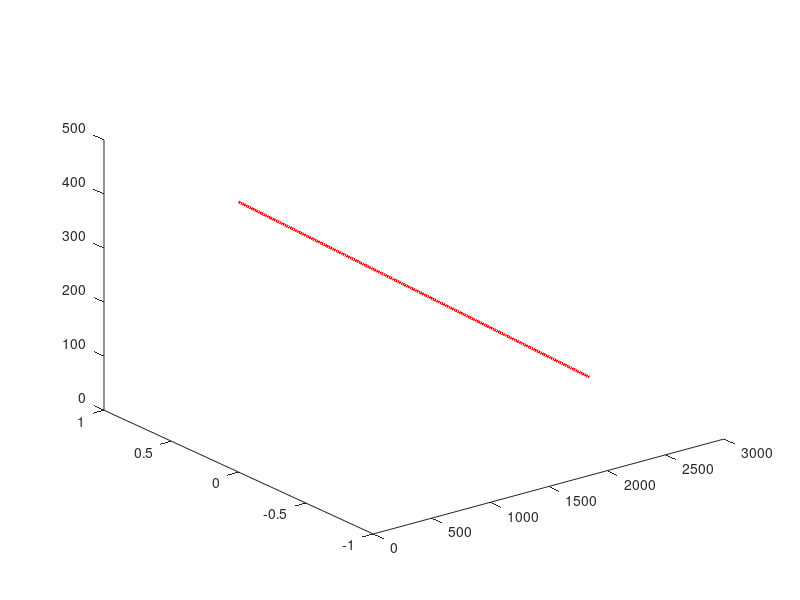

The MATLAB script that drew this image:
% LANDING ANIMATION MODULE
% Simple 3D animation of aircraft descending toward runway.

clear; clc;

% Aircraft path
x = linspace(0, 3000, 200);
y = zeros(size(x));
z = linspace(500, 0, 200);

figure;
plot3(x, y, z, 'LineWidth', 2);
grid on;
xlabel('Forward Distance (m)');
ylabel('Lateral Offset (m)');
zlabel('Altitude (m)');
title('3D Landing Path Animation');
view(3);

for i = 1:length(x)
    plot3(x(1:i), y(1:i), z(1:i), 'r', 'LineWidth', 2);
    pause(0.02);
end
